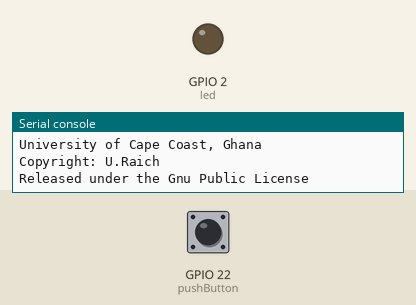
This program was run on a simulated ESP32 board running MicroPython. Shown: output pins drawn as LEDs (lit = HIGH), the last lines printed to the serial console. The test bench sets the inputs (shaded band); at power-on: GPIO 22 (pushButton) HIGH.

Above: at 1.2 s.
1.3 s: GPIO 22 (pushButton) pulled LOW for 0.15 s
At 1.37 s:
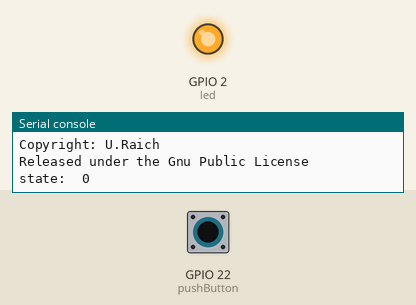
2.9 s: GPIO 22 (pushButton) pulled LOW for 3.2 s
At 6.8 s:
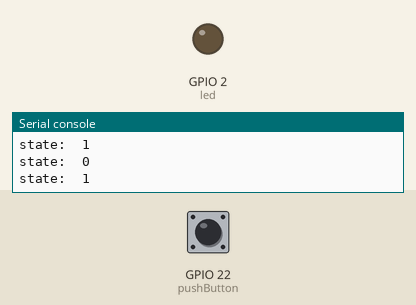
Timing chart, 0 to 8.3 s (numbered marks = the images above; inputs shaded):
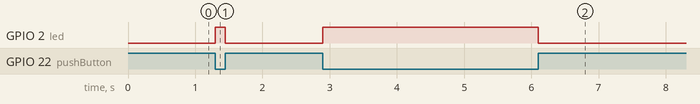

The program:

pbIntLED.py
```python
# (licence header left out)
from machine import Pin
import sys,time
import os
osVersion=os.uname()

# if there is 'spiram' in the machine name then we are on the T7 V1.4
if osVersion.machine.find('spiram') == -1:
    _LED_PIN = 2
else:
    _LED_PIN = 19
_PB_PIN = 22

print("Testing the push button")
print("Program written for the course on IoT at the")
print("University of Cape Coast, Ghana")
print("Copyright: U.Raich")
print("Released under the Gnu Public License")

pushButton = Pin(_PB_PIN,Pin.IN,Pin.PULL_UP)
led        = Pin(_LED_PIN,Pin.OUT)
led.off()

def stateChange(pb):
    print("state: ",pb.value())
    if pb.value():
        led.off()
    else:
        led.on()

pushButton.irq(trigger=Pin.IRQ_RISING | Pin.IRQ_FALLING, handler=stateChange)
```

Measured:
- after the input at 1.3 s, GPIO 2 (led): LOW → HIGH at once, → LOW 0.15 s later
- after the input at 2.9 s, GPIO 2 (led): LOW → HIGH at once, → LOW 3.2 s later
